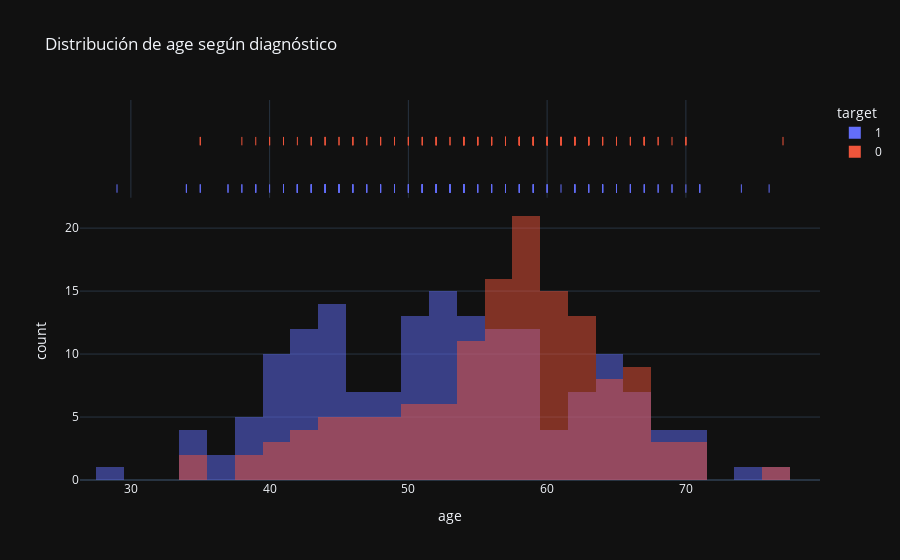
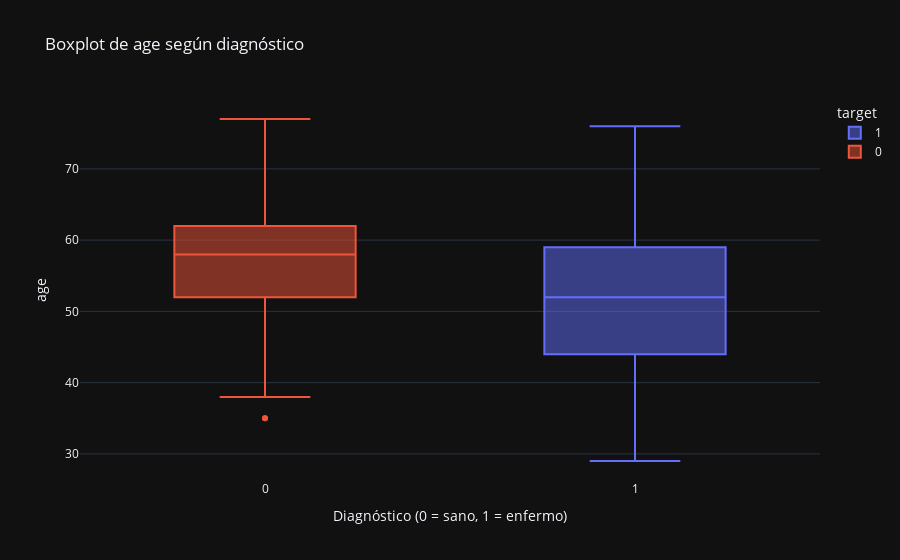

The notebook cell saved with these charts, in order:
### Code cell
import plotly.io as pio

fig_hist_age = pio.read_json("eda_heart_json/age_hist.json")
fig_hist_age.show()

fig_box_age = pio.read_json("eda_heart_json/age_box.json")
fig_box_age.show()

### Figure 1 — Plotly figure (JSON) as saved in the notebook; plotly's stock layout.template omitted (floating-point values rounded to 4 significant figures; data arrays with more than 128 entries replaced by an {"elided": "..."} marker saying what was removed)
{"data": [{"alignmentgroup": "True", "bingroup": "x", "hovertemplate": "target=1<br>age=%{x}<br>count=%{y}<extra></extra>", "legendgroup": "1", "marker": {"color": "#636EFA", "opacity": 0.5, "pattern": {"shape": ""}}, "name": "1", "nbinsx": 40, "offsetgroup": "1", "orientation": "v", "showlegend": true, "type": "histogram", "x": {"elided": "165 int values"}, "xaxis": "x", "yaxis": "y"}, {"alignmentgroup": "True", "boxpoints": "all", "fillcolor": "rgba(255,255,255,0)", "hoveron": "points", "hovertemplate": "target=1<br>age=%{x}<extra></extra>", "jitter": 0, "legendgroup": "1", "line": {"color": "rgba(255,255,255,0)"}, "marker": {"color": "#636EFA", "symbol": "line-ns-open"}, "name": "1", "offsetgroup": "1", "showlegend": false, "type": "box", "x": {"elided": "165 int values"}, "xaxis": "x2", "yaxis": "y2"}, {"alignmentgroup": "True", "bingroup": "x", "hovertemplate": "target=0<br>age=%{x}<br>count=%{y}<extra></extra>", "legendgroup": "0", "marker": {"color": "#EF553B", "opacity": 0.5, "pattern": {"shape": ""}}, "name": "0", "nbinsx": 40, "offsetgroup": "0", "orientation": "v", "showlegend": true, "type": "histogram", "x": {"elided": "138 int values"}, "xaxis": "x", "yaxis": "y"}, {"alignmentgroup": "True", "boxpoints": "all", "fillcolor": "rgba(255,255,255,0)", "hoveron": "points", "hovertemplate": "target=0<br>age=%{x}<extra></extra>", "jitter": 0, "legendgroup": "0", "line": {"color": "rgba(255,255,255,0)"}, "marker": {"color": "#EF553B", "symbol": "line-ns-open"}, "name": "0", "offsetgroup": "0", "showlegend": false, "type": "box", "x": {"elided": "138 int values"}, "xaxis": "x2", "yaxis": "y2"}], "layout": {"autosize": true, "barmode": "overlay", "legend": {"title": {"text": "target"}, "tracegroupgap": 0}, "title": {"text": "Distribución de age según diagnóstico"}, "xaxis": {"anchor": "y", "autorange": true, "domain": [0, 1], "range": [26.33, 79.67], "title": {"text": "age"}, "type": "linear"}, "xaxis2": {"anchor": "y2", "autorange": true, "domain": [0, 1], "matches": "x", "range": [26.33, 79.67], "showgrid": true, "showticklabels": false, "type": "linear"}, "yaxis": {"anchor": "x", "autorange": true, "domain": [0, 0.7326], "range": [0, 22.11], "title": {"text": "count"}}, "yaxis2": {"anchor": "x2", "autorange": true, "domain": [0.7426, 1], "matches": "y2", "range": [-0.6385, 1.5], "showgrid": false, "showline": false, "showticklabels": false, "ticks": "", "type": "category"}}}

### Figure 2 — Plotly figure (JSON) as saved in the notebook; plotly's stock layout.template omitted (floating-point values rounded to 4 significant figures; data arrays with more than 128 entries replaced by an {"elided": "..."} marker saying what was removed)
{"data": [{"alignmentgroup": "True", "boxpoints": "outliers", "hovertemplate": "target=%{x}<br>age=%{y}<extra></extra>", "legendgroup": "1", "marker": {"color": "#636EFA"}, "name": "1", "notched": false, "offsetgroup": "1", "orientation": "v", "showlegend": true, "type": "box", "visible": true, "x": {"elided": "165 int values"}, "x0": " ", "xaxis": "x", "y": {"elided": "165 int values"}, "y0": " ", "yaxis": "y"}, {"alignmentgroup": "True", "boxpoints": "outliers", "hovertemplate": "target=%{x}<br>age=%{y}<extra></extra>", "legendgroup": "0", "marker": {"color": "#EF553B"}, "name": "0", "notched": false, "offsetgroup": "0", "orientation": "v", "showlegend": true, "type": "box", "x": {"elided": "138 int values"}, "x0": " ", "xaxis": "x", "y": {"elided": "138 int values"}, "y0": " ", "yaxis": "y"}], "layout": {"autosize": true, "boxmode": "overlay", "legend": {"title": {"text": "target"}, "tracegroupgap": 0}, "title": {"text": "Boxplot de age según diagnóstico"}, "xaxis": {"anchor": "y", "autorange": true, "categoryarray": [1, 0], "categoryorder": "array", "domain": [0, 1], "range": [-0.5, 1.5], "title": {"text": "Diagnóstico (0 = sano, 1 = enfermo)"}, "type": "linear"}, "yaxis": {"anchor": "x", "autorange": true, "domain": [0, 1], "range": [26.33, 79.67], "title": {"text": "age"}, "type": "linear"}}}
